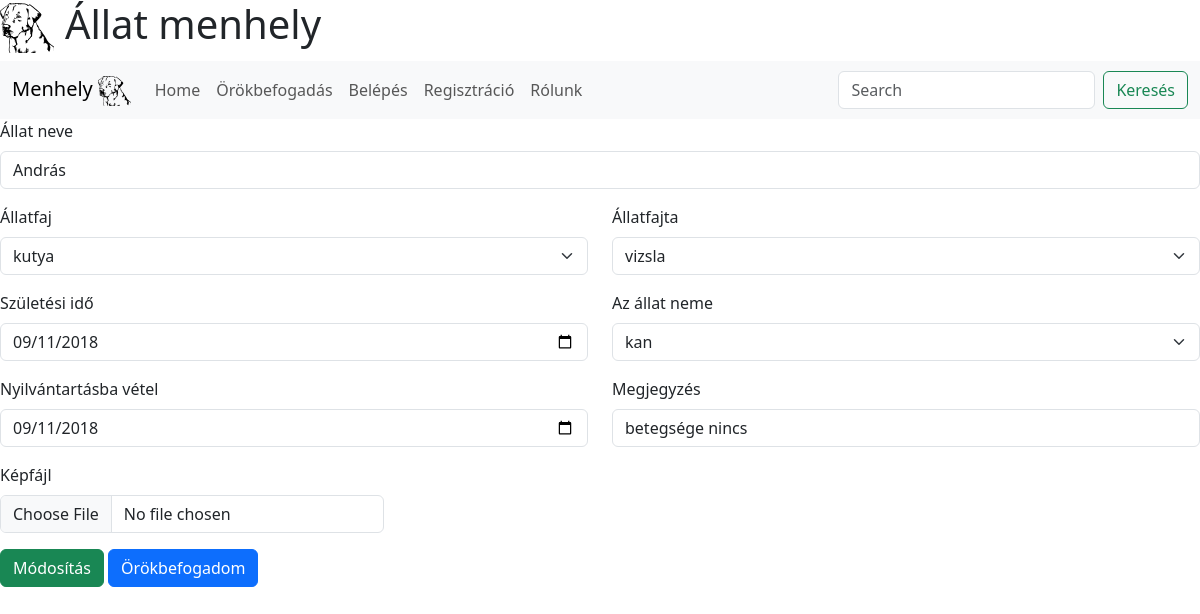
Page /index.php?menu=home&id=1 on the committed database.
### tables this page shows
CREATE TABLE `allat` (
  `allatid` int(10) UNSIGNED NOT NULL,
  `allat_neve` varchar(70) NOT NULL,
  `faj` varchar(60) NOT NULL,
  `fajta` varchar(30) DEFAULT NULL,
  `szuletesi_ido` date DEFAULT NULL,
  `nem` varchar(50) DEFAULT NULL,
  `megjegyzes` varchar(28) DEFAULT NULL,
  `nyilvantartasban` date NOT NULL DEFAULT current_timestamp()
);

### classes/Database.php (called while the page is built, shortened)
<?php
class Database {
    private $db = null;
    public function __construct($host, $username, $pass, $db) {
        try {
            $this->db = new mysqli($host, $username, $pass, $db);
            $this->db->set_charset("utf8");
        } catch (Exception $exc) {
            $this->error = true;
            echo '<p>Az adatbázis nem elérhető!</p>';
            exit();
        }
    }
    public function getKivalasztottAllat($id) {
        $result = $this->db->query("SELECT * FROM `allat` WHERE allatid=" . $id);
        return $result->fetch_assoc();
    }
    public function getFajok() {
        $result = $this->db->query("SELECT DISTINCT `faj` FROM `allat`;");
        return $result->fetch_all();
    }
    public function getFajtak() {
        $result = $this->db->query("SELECT DISTINCT `fajta` FROM `allat`;");
        return $result->fetch_all();
    }
}

### pages/kivalasztottAllat.php (the view, shortened to what this page needs)
<?php
if (filter_input(INPUT_POST, "Adatmodositas", FILTER_VALIDATE_BOOL, FILTER_NULL_ON_FAILURE)) {
    $adatok = $_POST;
    var_dump($adatok);
    $allatid = filter_input(INPUT_POST, "allatid", FILTER_SANITIZE_NUMBER_INT);
    $allat_neve = htmlspecialchars(filter_input(INPUT_POST, "allat_neve"));
    $faj = filter_input(INPUT_POST, "fajSelect");
    $fajta = filter_input(INPUT_POST, "fajtaSelect");
    $szuletesi_ido = filter_input(INPUT_POST, "szuletesi_ido");
    $nem = filter_input(INPUT_POST, "nemSelect");
    $megjegyzes = filter_input(INPUT_POST, "megjegyzes");
    $nyilvantartasban = filter_input(INPUT_POST, "nyilvantartasban");
    $from = null;
    $to = null;
    if ($_FILES['kepfajl']['error'] == 0) {
        $kiterjesztes = null;
        switch ($_FILES['kepfajl']['type']) {
            case 'image/png':
                $kiterjesztes = ".png";
                break;
            case 'image/jpeg':
                $kiterjesztes = ".jpg";
                break;
            default:
                break;
        }
        $from = $_FILES['kepfajl']['tmp_name'];
        $to = dir(getcwd());
        $to = $to->path . DIRECTORY_SEPARATOR . "allatkepek" . DIRECTORY_SEPARATOR . $allat_neve . $kiterjesztes;
        if (copy($from, $to)) {
            echo '<p>A kép feltöltés sikeres</p>';
        } else {
            echo '<p>A kép feltöltés sikertelen!</p>';
        }
    }
    if ($db->setKivalasztottAllat($allatid, $allat_neve, $faj, $fajta, $szuletesi_ido, $nem, $megjegyzes, $nyilvantartasban)) {
        echo '<p>Az adatok módosítása sikeres</p>';
        header("Location: index.php?menu=home");
    } else {
        echo '<p>Az adatok módosítása sikertelen!</p>';
    }
} else {
    $adatok = $db->getKivalasztottAllat($id);
}
?>
<form method="post" action="index.php?menu=home&id=<?php echo $adatok['allatid']; ?>" enctype="multipart/form-data">
    <div class="mb-3">
        <label for="allat_neve" class="form-label">Állat neve</label>
        <input type="text" class="form-control" name="allat_neve" id="allat_neve" value="<?php echo $adatok['allat_neve']; ?>">
    </div>
    <div class="row">
        <div class="mb-3 col-6">
            <label for="fajSelect" class="form-label">Állatfaj</label>
            <select id="fajSelect" name="fajSelect" class="form-select">
                <?php
                foreach ($db->getFajok() as $value) {
                    if ($adatok['faj'] == $value[0]) {
                        echo '<option selected value="' . $value[0] . '">' . $value[0] . '</option>';
                    } else {
                        echo '<option value="' . $value[0] . '">' . $value[0] . '</option>';
                    }
                }
                ?>
            </select>
        </div>
        <div class="mb-3 col-6">
            <label for="fajtaSelect" class="form-label">Állatfajta</label>
            <select id="fajtaSelect" name="fajtaSelect" class="form-select">
                <?php
                foreach ($db->getFajtak() as $value) {
                    if ($adatok['fajta'] == $value[0]) {
                        echo '<option selected value="' . $value[0] . '">' . $value[0] . '</option>';
                    } else {
                        echo '<option value="' . $value[0] . '">' . $value[0] . '</option>';
                    }
                }
                ?>
            </select>
        </div>
    </div>
    <div class="row">
        <div class="mb-3 col-6">
            <label for="szuletesi_ido" class="form-label">Születési idő</label>
            <input type="date" class="form-control" name="szuletesi_ido" id="szuletesi_ido" max="<?php echo date("Y-m-d"); ?>" value="<?php echo $adatok['szuletesi_ido']; ?>">
        </div>
        <div class="mb-3 col-6">
            <label for="nem" class="form-label">Az állat neme</label>
            <select id="nemSelect" name="nemSelect" class="form-select">
                <option<?php echo ($adatok["nemSelect"] == "kan" || $adatok["nem"] == "kan"  ? " selected " : ""); ?> value="kan">kan</option>
            </select>
        </div>
    </div>
    <div class="row">
        <div class="mb-3 col-6">
            <label for="nyilvantartasban" class="form-label">Nyilvántartásba vétel</label>
            <input type="date" class="form-control" name="nyilvantartasban" id="szuletesi_ido" max="<?php echo date("Y-m-d"); ?>"  value="<?php echo $adatok['szuletesi_ido']; ?>">
        </div>
        <div class="mb-3 col-6">
            <label for="megjegyzes" class="form-label">Megjegyzés</label>
            <input type="text" class="form-control" name="megjegyzes" id="megjegyzes" value="<?php echo $adatok['megjegyzes']; ?>">
        </div>
    </div>
    <div class="row">
        <div class="mb-3 col-4">
            <label for="kepfajl" class="form-label">Képfájl</label>
            <input type="file" class="form-control" name="kepfajl" id="kepfajl" value="">
        </div>
    </div>
    <button type="submit" class="btn btn-success" value="1" name="Adatmodositas">Módosítás</button>
    <a href="index.php?menu=orokbefogadasUser&allatid=<?php echo $adatok['allatid'];?>" class="btn btn-primary">Örökbefogadom</a>
</form>

### rows in the picture
allat: allat_neve "András", fajSelect "kutya", fajtaSelect "vizsla", szuletesi_ido "09/11/2018", nemSelect "kan", nyilvantartasban "09/11/2018", megjegyzes "betegsége nincs"
